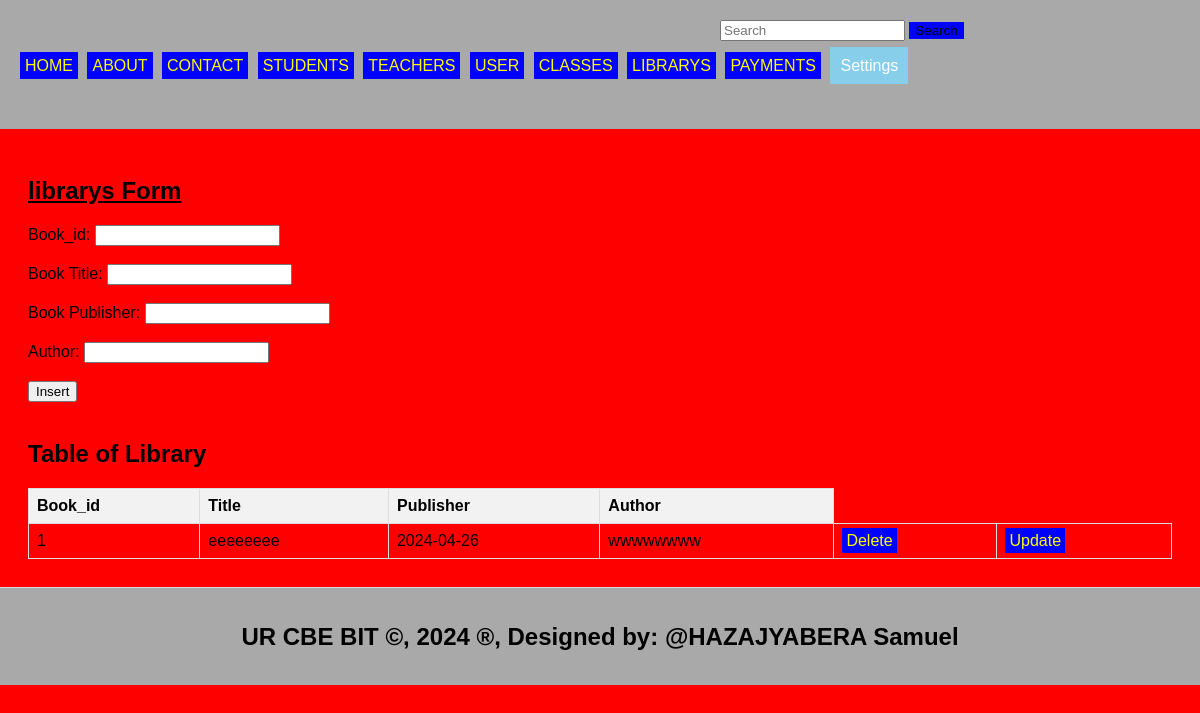
The page /library.php on the database its author committed.
### tables this page shows
CREATE TABLE `librarys` (
  `Book_id` int(11) NOT NULL,
  `Title` varchar(50) NOT NULL,
  `Publication_year` date NOT NULL,
  `Author` varchar(30) NOT NULL
);

### library.php (the view, shortened to what this page needs)
<!DOCTYPE html>
<html>
<head>
</head>
<body>
</body>
</html> <!DOCTYPE html>
<html lang="en">
<head>
<head>
  <link rel="stylesheet" type="text/css" href="style.css" title="style 1" media="screen, tv, projection, handheld, print"/>
  </head>
  <header>
<body><body bgcolor="gray">
  <form class="forms" role="search" action="search.php">
      <input class="" type="text" placeholder="Search" aria-label="Search">
      <button class="searchbtn" type="submit">Search</button>
    </form>
  <ul style="list-style-type: none; padding: 0;">
    <li style="display: inline; "><a href="./home.html">HOME</a>
  </li>
    <li style="display: inline; "><a href="./about us.html">ABOUT</a>
  </li>
    <li style="display: inline; "><a href="./contact.html">CONTACT</a>
  </li>
    <li style="display: inline; "><a href="./student.html">STUDENTS</a>
  </li>
    <li style="display: inline; "><a href="./teacher.html">TEACHERS</a>
  </li>
    <li style="display: inline; "><a href="./course.html">USER</a>
  </li>
    <li style="display: inline; "><a href="./class.html">CLASSES</a>
  </li>
    <li style="display: inline; "><a href="./olibrary.html">LIBRARYS</a>
  </li>
    <li style="display: inline; "><a href="./pyment.html">PAYMENTS</a>
  </li>
    <li class="dropdown" style="display: inline; margin-right: 10px;">
      <a href="#" style="padding: 10px; color: white; background-color: skyblue; text-decoration: none; margin-right: 15px;">Settings</a>
    </li><br><br>
  </ul>
</header>
<section>
<h1><u> librarys Form </u></h1>
<form method="post" action="library.php">
<label for=" Book_id">Book_id:</label>
<input type="text" id=" Book_id" name="bkid"><br><br>
<label for="Title">Book Title:</label>
<input type="text" id="Title" name="Title" required><br><br>
<label for="Book Publisher">Book Publisher:</label>
<input type="text" id="Book Publisher" name="PBook Publisher" required><br><br>
<label for=" Author"> Author:</label>
<input type="text" id=" Authorr" name=" Author" required><br><br>
<input type="submit" name="add" value="Insert"><br><br>
<?php
$host = "localhost";
$user = "samuel";
$pass = "222003581";
$database = "hazajyabera_samuel_222003581";
$connection = new mysqli($host, $user, $pass, $database);
$sql = "SELECT * FROM librarys";
$result = $connection->query($sql);
?>
<!DOCTYPE html>
<html>
<head>
</head>
<body>
    <h2>Table of Library </h2>
    <table id="dataTable">
        <tr>
            <th>Book_id</th>
            <th>Title</th>
            <th>Publisher</th>
            <th>Author</th>
        </tr>
        <?php
        if ($result->num_rows > 0) {
            while ($row = $result->fetch_assoc()) {
                echo "<tr><td>" . $row["Book_id"] . "</td>
                          <td>" . $row["Title"] . "</td>
                          <td>" . $row["Publication_year"] . "</td>
                          <td>" . $row["Author"] . "</td>
                  <td><a style='padding:4px' href='delete_library.php?Book_id=" . $row["Book_id"] . "'>Delete</a></td>
                    <td><a style='padding:4px' href='update_library.php?Book_id=" . $row["Book_id"] . "'>Update</a></td>
                </tr>";
            }
        } else {
            echo "<tr><td colspan='4'>No data found</td></tr>";
        }
        ?>
    </table>
</body>
    </section>
<footer>
  <center>
    <b><h2>UR CBE BIT &copy, 2024 &reg, Designed by: @HAZAJYABERA Samuel</h2></b>
  </center>
</footer>
</body>
</html>

### style.css (style rules this page uses)
body { font-family: Arial, sans-serif; margin: 0; padding: 0; }
.dropdown { position: relative; display: inline; margin-right: 10px; }
body { font-family: Arial,sans-serif; margin:0; padding:0; }
header { background-color:darkgray; padding: 20px; }
.dropdown { position: right; display:right; direction:rtl; }
section { padding:28px; border-bottom: 1px solid #ddd; }
footer { text-align: center; padding: 15px; background-color:darkgray; }

### library.php (style rules this page uses)
a { padding: 5px; color: white; background-color: blue; text-decoration: none; margin-right: 5px; }
a:link { color: yellow; }
.forms { margin-left: 700px; }
.searchbtn { background-color: blue; border: none; }
table { width: 100%; border-collapse: collapse; }
th, td { border: 1px solid #ddd; padding: 8px; text-align: left; }
th { background-color: #f2f2f2; }

### rows shown on the page
librarys: Book_id "1", Title "eeeeeeee", Publication_year "2024-04-26", Author "wwwwwwww"
